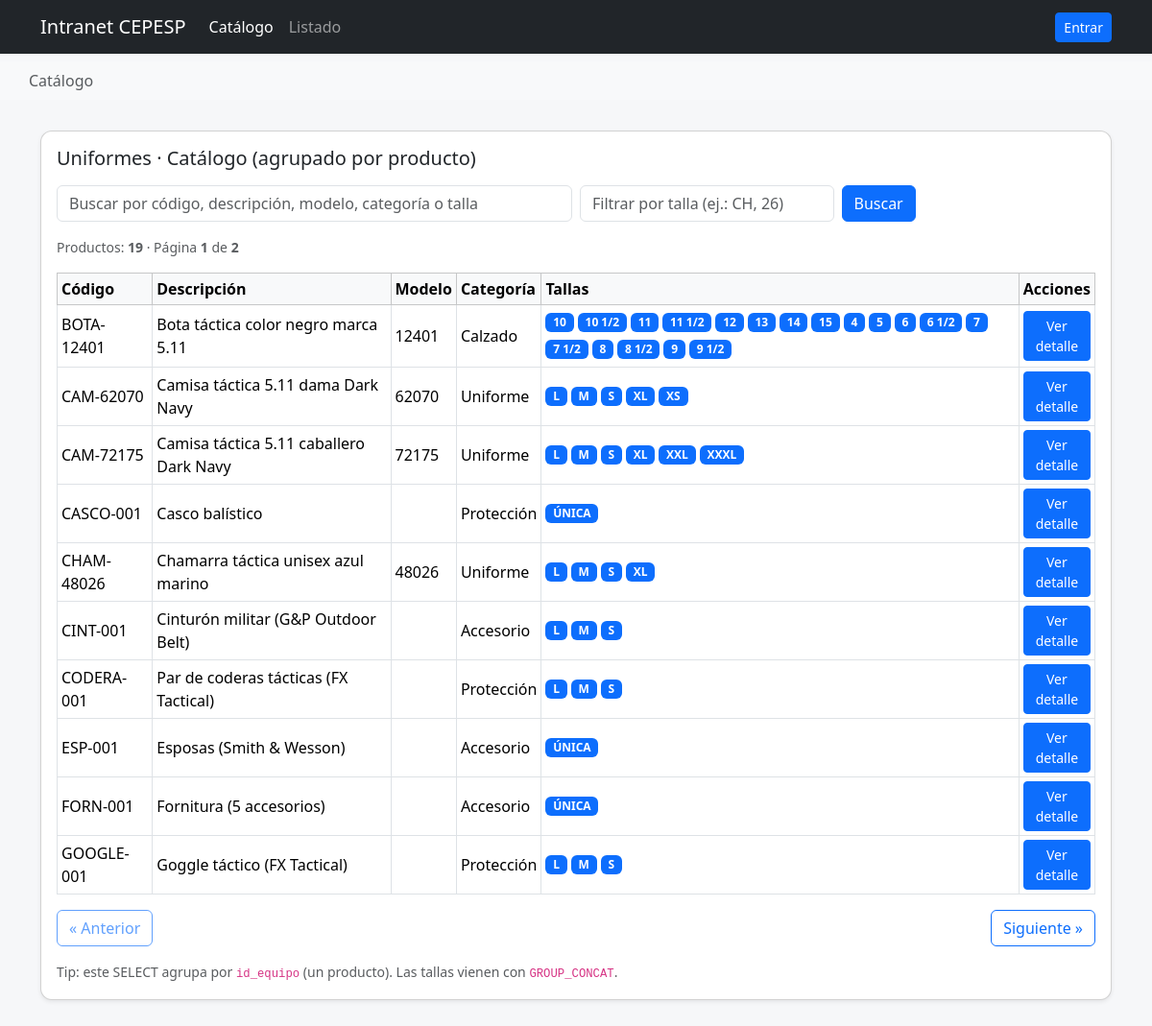
/modules/uniformes/catalogo.php, run on the app's committed database.
### tables this page shows
CREATE TABLE IF NOT EXISTS equipo (
  id_equipo     INT AUTO_INCREMENT PRIMARY KEY,
  codigo        VARCHAR(50)  NOT NULL UNIQUE,  
  descripcion   VARCHAR(255) NOT NULL,
  modelo        VARCHAR(50)  NOT NULL,
  categoria     VARCHAR(50)  NOT NULL,
  maneja_talla  TINYINT(1)   NOT NULL DEFAULT 1,
  activo        TINYINT(1)   NOT NULL DEFAULT 1
);

### includes/auth.php (called while the page is built, shortened)
<?php
require_once __DIR__ . '/db.php';
function auth_check(): bool
{
    return isset($_SESSION['user']);
}

### includes/db.php (called while the page is built, shortened)
<?php
function db()
{
    if ($GLOBALS['DB_CONN'] instanceof mysqli) {
        return $GLOBALS['DB_CONN'];
    }
    $cn = mysqli_init();
    mysqli_options($cn, MYSQLI_OPT_CONNECT_TIMEOUT, 5);
    return $cn;
}
function db_select_all(string $sql)
{
    $cn = db();
    $res = mysqli_query($cn, $sql);
    $rows = [];
    while ($row = mysqli_fetch_assoc($res)) {
        $rows[] = $row;
    }
    return $rows;
}

### modules/uniformes/catalogo.php (the view, shortened to what this page needs)
<?php
require_once __DIR__ . '/../../includes/db.php';
$q         = isset($_GET['q']) ? trim($_GET['q']) : '';
$t         = isset($_GET['t']) ? trim($_GET['t']) : '';
$page      = isset($_GET['page']) ? max(1, (int)$_GET['page']) : 1;
$perPage   = 10;
$offset    = ($page - 1) * $perPage;
$where = '1=1';
$sqlCount = "
    SELECT COUNT(*) AS total
    FROM (
      SELECT e.id_equipo
      FROM equipo e
      JOIN item_variantes v ON v.id_equipo = e.id_equipo
      WHERE $where
      GROUP BY e.id_equipo, e.codigo, e.descripcion, e.modelo, e.categoria
    ) t
";
$countRows = db_select_all($sqlCount);
$totalRows = (!empty($countRows) && empty($countRows['_error'])) ? (int)$countRows[0]['total'] : 0;
$totalPages = max(1, (int)ceil($totalRows / $perPage));
$sql = "
  SELECT
    e.id_equipo,
    e.codigo,
    e.descripcion,
    e.modelo,
    e.categoria,
    GROUP_CONCAT(DISTINCT v.talla ORDER BY v.talla SEPARATOR ', ') AS tallas
  FROM equipo e
  JOIN item_variantes v ON v.id_equipo = e.id_equipo
  WHERE $where
  GROUP BY e.id_equipo, e.codigo, e.descripcion, e.modelo, e.categoria
  ORDER BY e.codigo
  LIMIT $perPage OFFSET $offset
";
$rows = db_select_all($sql);
$hayError = isset($rows['_error']);
function url_with($params = [])
{
    $base = basename(__FILE__);
    $query = array_merge($_GET, $params);
    return $base . (empty($query) ? '' : '?' . http_build_query($query));
}
?>
<!doctype html>
<html lang="es">
<head>
    <link rel="stylesheet" href="/intranet-CEPESP/assets/css/bootstrap.min.css">
</head>
<body>
    <?php require_once __DIR__ . '/../../includes/navbar.php'; ?>
    <?php require_once __DIR__ . '/../../includes/breadcrumbs.php';
    render_breadcrumb([
        ['label' => 'Catálogo']
    ]);
    ?>
    <div class="container py-4">
        <div class="card shadow-sm mb-3">
            <div class="card-body">
                <h1 class="h5 mb-3">Uniformes · Catálogo (agrupado por producto)</h1>
                <form class="row g-2 mb-3" method="get" action="catalogo.php">
                    <div class="col-sm-8 col-md-6">
                        <input type="text" name="q" value="<?= htmlspecialchars($q) ?>" class="form-control"
                            placeholder="Buscar por código, descripción, modelo, categoría o talla">
                    </div>
                    <div class="col-sm-4 col-md-3">
                        <input type="text" name="t" value="<?= htmlspecialchars($t) ?>" class="form-control"
                            placeholder="Filtrar por talla (ej.: CH, 26)">
                    </div>
                    <div class="col-auto">
                        <button class="btn btn-primary">Buscar</button>
                    </div>
                </form>
                <div class="text-muted small mb-3">
                    Productos: <strong><?= (int)$totalRows ?></strong> ·
                    Página <strong><?= (int)$page ?></strong> de <strong><?= (int)$totalPages ?></strong>
                </div>
                <?php if ($hayError): ?>
                    <div class="alert alert-danger">
                        <strong>Error en la consulta:</strong> <?= htmlspecialchars($rows['_error']) ?>
                    </div>
                <?php elseif ($totalRows === 0): ?>
                    <div class="alert alert-warning">No se encontraron productos.</div>
                <?php else: ?>
                    <div class="table-responsive">
                        <table class="table table-sm table-bordered table-hover align-middle">
                            <thead class="table-light">
                                <tr>
                                    <th>Código</th>
                                    <th>Descripción</th>
                                    <th>Modelo</th>
                                    <th>Categoría</th>
                                    <th>Tallas</th>
                                    <th style="width:1%">Acciones</th>
                                </tr>
                            </thead>
                            <tbody>
                                <?php foreach ($rows as $r): ?>
                                    <tr>
                                        <td><?= htmlspecialchars($r['codigo']) ?></td>
                                        <td><?= htmlspecialchars($r['descripcion']) ?></td>
                                        <td><?= htmlspecialchars($r['modelo']) ?></td>
                                        <td><?= htmlspecialchars($r['categoria']) ?></td>
                                        <td>
                                            <?php
                                            $tallas = array_filter(array_map('trim', explode(',', (string)($r['tallas'] ?? ''))));
                                            foreach ($tallas as $t) {
                                                echo '<span class="badge text-bg-primary me-1 mb-1">' . htmlspecialchars($t) . '</span>';
                                            }
                                            ?>
                                        </td>
                                        <td>
                                            <a class="btn btn-sm btn-primary"
                                                href="detalle.php?id=<?= urlencode($r['id_equipo']) ?>">
                                                Ver detalle
                                            </a>
                                        </td>
                                    </tr>
                                <?php endforeach; ?>
                            </tbody>
                        </table>
                    </div>
                    <nav class="d-flex justify-content-between">
                        <a class="btn btn-outline-primary <?= $page <= 1 ? 'disabled' : '' ?>"
                            href="<?= $page <= 1 ? '#' : htmlspecialchars(url_with(['page' => $page - 1])) ?>">« Anterior</a>
                        <a class="btn btn-outline-primary <?= $page >= $totalPages ? 'disabled' : '' ?>"
                            href="<?= $page >= $totalPages ? '#' : htmlspecialchars(url_with(['page' => $page + 1])) ?>">Siguiente »</a>
                    </nav>
                <?php endif; ?>
                <p class="text-muted small mt-3 mb-0">
                    Tip: este SELECT agrupa por <code>id_equipo</code> (un producto). Las tallas vienen con <code>GROUP_CONCAT</code>.
                </p>
            </div>
        </div>
    </div>
    <?php require_once __DIR__ . '/../../includes/footer.php'; ?>

### includes/navbar.php (shortened to what this page needs)
<?php
require_once __DIR__ . '/auth.php';
$u = auth_user();
$isLogged = auth_check();
function nav_active(string $needle): string
{
    $uri = $_SERVER['REQUEST_URI'] ?? '';
    return (stripos($uri, $needle) !== false) ? 'active' : '';
}
$BASE = rtrim(BASE_URL, '/');
$URL_CATALOGO = $BASE . '/modules/uniformes/catalogo.php';
$URL_LISTADO  = $BASE . '/modules/uniformes/index.php';
$URL_LOGIN    = $BASE . '/modules/auth/login.php';
$URL_LOGOUT   = $BASE . '/modules/auth/logout.php';
?>
<nav class="navbar navbar-expand-lg navbar-dark bg-dark">
    <div class="container">
        <a class="navbar-brand" href="<?= htmlspecialchars($URL_CATALOGO) ?>">Intranet CEPESP</a>
        <div class="collapse navbar-collapse" id="mainNav">
            <ul class="navbar-nav me-auto mb-2 mb-lg-0">
                <li class="nav-item">
                    <a class="nav-link <?= nav_active('catalogo.php') ?>" href="<?= htmlspecialchars($URL_CATALOGO) ?>">
                        Catálogo
                    </a>
                </li>
                <li class="nav-item">
                    <a class="nav-link <?= nav_active('modules/uniformes/index.php') ?>" href="<?= htmlspecialchars($URL_LISTADO) ?>">
                        Listado
                    </a>
                </li>
            </ul>
            <ul class="navbar-nav ms-auto">
                <?php if ($isLogged): ?>
                    <li class="nav-item">
                        <span class="navbar-text me-2">
                            👋 <?= htmlspecialchars($u['name'] ?? $u['email'] ?? 'Usuario') ?>
                            <small class="text-muted">(<?= htmlspecialchars($u['role'] ?? '') ?>)</small>
                        </span>
                    </li>
                    <li class="nav-item">
                        <a class="btn btn-outline-light btn-sm" href="<?= htmlspecialchars($URL_LOGOUT) ?>">Salir</a>
                    </li>
                <?php else: ?>
                    <li class="nav-item">
                        <a class="btn btn-primary btn-sm" href="<?= htmlspecialchars($URL_LOGIN) ?>">Entrar</a>
                    </li>
                <?php endif; ?>
            </ul>
        </div>
    </div>
</nav>

### includes/breadcrumbs.php (shortened to what this page needs)
<?php
require_once __DIR__ . '/auth.php';
require_once __DIR__ . '/navbar.php';
function render_breadcrumb(array $items): void
{
    echo '<nav aria-label="breadcrumb" class="bg-body-tertiary">';
    echo '<ol class="breadcrumb container py-2 my-2">';
    $last = count($items) - 1;
    foreach ($items as $i => $it) {
        $label = htmlspecialchars($it['label'] ?? '');
        $href  = $it['href']  ?? null;
        if ($i === $last || empty($href)) {
            echo '<li class="breadcrumb-item active" aria-current="page">' . $label . '</li>';
        } else {
            echo '<li class="breadcrumb-item"><a href="' . htmlspecialchars($href) . '">' . $label . '</a></li>';
        }
    }
    echo '</ol></nav>';
}

### includes/footer.php (shortened to what this page needs)
</body>
</html>

### modules/uniformes/catalogo.php (style rules this page uses)
body { background: #f6f7f9 }
.card { border-radius: 12px }
table th { white-space: nowrap; }

### data on the page
equipo: codigo "BOTA-12401", descripcion "Bota táctica color negro marca 5.11", modelo "12401", categoria "Calzado", t "10", t "10 1/2", t "11", t "11 1/2", t "12", t "13", t "14", t "15", t "4", t "5", t "6", t "6 1/2", t "7", t "7 1/2", t "8", t "8 1/2", t "9", t "9 1/2"
equipo: codigo "CAM-62070", descripcion "Camisa táctica 5.11 dama Dark Navy", modelo "62070", categoria "Uniforme", t "L", t "M", t "S", t "XL", t "XS"
equipo: codigo "CAM-72175", descripcion "Camisa táctica 5.11 caballero Dark Navy", modelo "72175", categoria "Uniforme", t "L", t "M", t "S", t "XL", t "XXL", t "XXXL"
equipo: codigo "CASCO-001", descripcion "Casco balístico", categoria "Protección", t "ÚNICA"
equipo: codigo "CHAM-48026", descripcion "Chamarra táctica unisex azul marino", modelo "48026", categoria "Uniforme", t "L", t "M", t "S", t "XL"
equipo: codigo "CINT-001", descripcion "Cinturón militar (G&P Outdoor Belt)", categoria "Accesorio", t "L", t "M", t "S"
equipo: codigo "CODERA-001", descripcion "Par de coderas tácticas (FX Tactical)", categoria "Protección", t "L", t "M", t "S"
equipo: codigo "ESP-001", descripcion "Esposas (Smith & Wesson)", categoria "Accesorio", t "ÚNICA"
equipo: codigo "FORN-001", descripcion "Fornitura (5 accesorios)", categoria "Accesorio", t "ÚNICA"
equipo: codigo "GOOGLE-001", descripcion "Goggle táctico (FX Tactical)", categoria "Protección", t "L", t "M", t "S"

### other printed values
$label "Catálogo"
$totalRows "19"
$page "1"
$totalPages "2"
